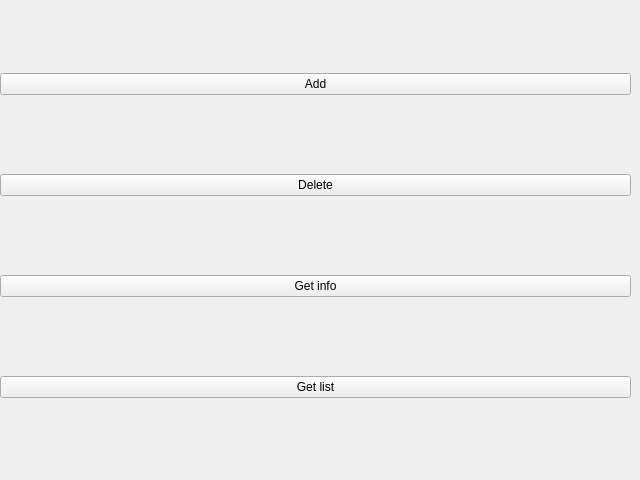
<?xml version="1.0" encoding="UTF-8"?>
<ui version="4.0">
 <class>itemWindow</class>
 <widget class="QMainWindow" name="itemWindow">
  <property name="geometry">
   <rect>
    <x>0</x>
    <y>0</y>
    <width>640</width>
    <height>480</height>
   </rect>
  </property>
  <property name="windowTitle">
   <string>Items</string>
  </property>
  <widget class="QWidget" name="centralwidget">
   <widget class="QWidget" name="verticalLayoutWidget">
    <property name="geometry">
     <rect>
      <x>0</x>
      <y>0</y>
      <width>631</width>
      <height>471</height>
     </rect>
    </property>
    <layout class="QVBoxLayout" name="verticalLayout">
     <item>
      <widget class="QPushButton" name="addButton">
       <property name="text">
        <string>Add</string>
       </property>
      </widget>
     </item>
     <item>
      <widget class="QPushButton" name="deleteButton">
       <property name="text">
        <string>Delete</string>
       </property>
      </widget>
     </item>
     <item>
      <widget class="QPushButton" name="getInfoButton">
       <property name="text">
        <string>Get info</string>
       </property>
      </widget>
     </item>
     <item>
      <widget class="QPushButton" name="getListButton">
       <property name="text">
        <string>Get list</string>
       </property>
      </widget>
     </item>
    </layout>
   </widget>
  </widget>
 </widget>
 <resources/>
 <connections/>
</ui>
